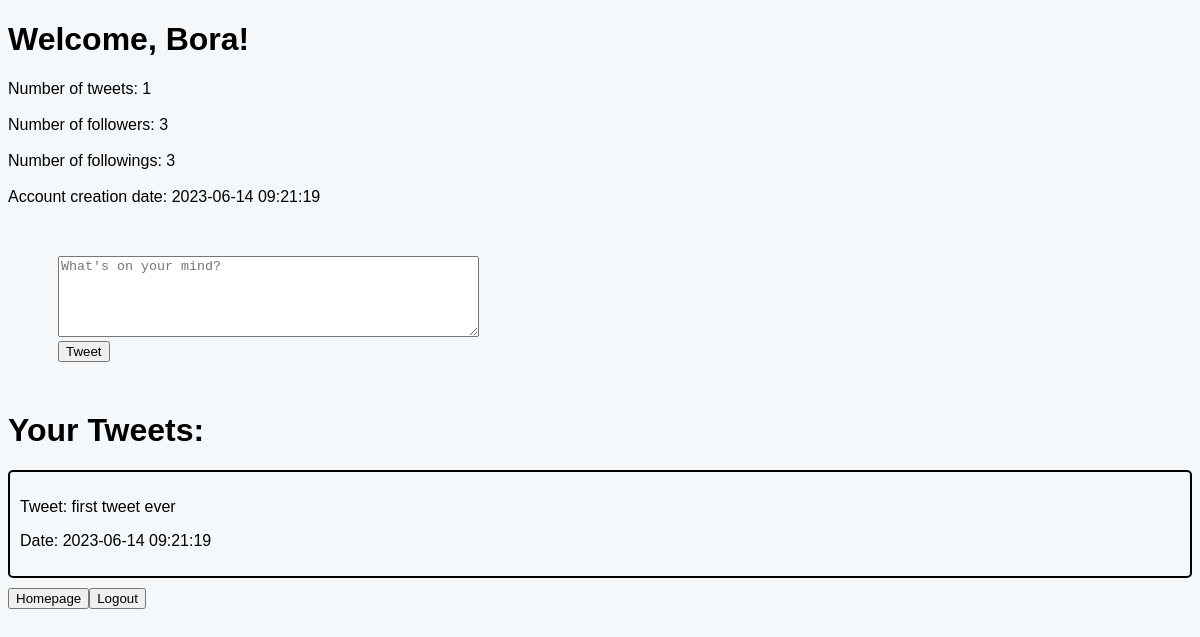
The app's page /profile.php (signed in) with its own data.
### tables this page shows
CREATE TABLE IF NOT EXISTS `users` (
    `user_id` int NOT NULL AUTO_INCREMENT,
    `name` varchar(50) NOT NULL,
    `username` varchar(50) NOT NULL,
    `password` varchar(50) NOT NULL,
    `register_date` datetime NOT NULL,
    PRIMARY KEY(`user_id`)
);

CREATE TABLE IF NOT EXISTS `tweets` (
    `tweet_id` int NOT NULL AUTO_INCREMENT,
    `tweet_text` varchar(50) NOT NULL,
    `tweet_user_id` int NOT NULL,
    `tweet_date` datetime NOT NULL,
    PRIMARY KEY(`tweet_id`)
);

### profile.php (the view, shortened to what this page needs)
<!DOCTYPE html>
<html>
<head>
    <link rel="stylesheet" href="css/profile.css" />
    <link href="https://fonts.cdnfonts.com/css/chirp-2" rel="stylesheet">
</head>
<?php
    if (isset($_SESSION["username"])) {
        $SessionUserID = $_SESSION["user_id"];
    } else {
        echo "User not logged in.";
    }
?>
<body>
    <h1>Welcome, <?php echo $_SESSION["name"]?>!</h1>
<?php
    $servername = "localhost";
    $dbusername = "root";
    $password = "mysql";
    $dbname = "tw_clone";
    $conn = mysqli_connect($servername, $dbusername, $password, $dbname);
    function getTweetNum($userId, $conn) {
        $query = "SELECT COUNT(*) as tweet_count FROM tweets WHERE tweet_user_id = ?";
        $stmt = mysqli_prepare($conn, $query);
        mysqli_stmt_bind_param($stmt, "i", $userId);
        mysqli_stmt_execute($stmt);
        $result = mysqli_stmt_get_result($stmt);
        if ($result && mysqli_num_rows($result) > 0) {
            $row = mysqli_fetch_assoc($result);
            return $row['tweet_count'];
        }
        return 0;
    }
    function getFollowerNum($userId, $conn) {
        $query = "SELECT COUNT(*) as follower_count FROM follows WHERE following_id = ?";
        $stmt = mysqli_prepare($conn, $query);
        mysqli_stmt_bind_param($stmt, "i", $userId);
        mysqli_stmt_execute($stmt);
        $result = mysqli_stmt_get_result($stmt);
        if ($result && mysqli_num_rows($result) > 0) {
            $row = mysqli_fetch_assoc($result);
            return $row['follower_count'];
        }
        return 0;
    }
    function getFollowingNum($userId, $conn) {
        $query = "SELECT COUNT(*) as following_count FROM follows WHERE follower_id = ?";
        $stmt = mysqli_prepare($conn, $query);
        mysqli_stmt_bind_param($stmt, "i", $userId);
        mysqli_stmt_execute($stmt);
        $result = mysqli_stmt_get_result($stmt);
        if ($result && mysqli_num_rows($result) > 0) {
            $row = mysqli_fetch_assoc($result);
            return $row['following_count'];
        }
        return 0;
    }
    function getAccountCreationDate($userId, $connection) {
        $query = "SELECT register_date FROM users WHERE user_id = ?";
        $stmt = mysqli_prepare($connection, $query);
        mysqli_stmt_bind_param($stmt, "i", $userId);
        mysqli_stmt_execute($stmt);
        $result = mysqli_stmt_get_result($stmt);
        if ($result && mysqli_num_rows($result) > 0) {
            $row = mysqli_fetch_assoc($result);
            return $row['register_date'];
        }
        return null;
    }
    $tweetCount = getTweetNum($SessionUserID, $conn);
    $followerCount = getFollowerNum($SessionUserID, $conn);
    $followingCount = getFollowingNum($SessionUserID, $conn);
    $accountCreationDate = getAccountCreationDate($SessionUserID, $conn);
    echo '<div class="information-box">';
    echo "Number of tweets: " . $tweetCount . "<br>";
    echo "<br>";
    echo "Number of followers: " . $followerCount . "<br>";
    echo "<br>";
    echo "Number of followings: " . $followingCount . "<br>";
    echo "<br>";
    echo "Account creation date: " . $accountCreationDate . "<br>";
    echo '</div>';
?>
    <div class="tweet-box">
        <form method="post" action="tweet.php">
            <textarea name="tweet" rows="5" cols="50" maxlength="140" placeholder="What's on your mind?"></textarea>
            <input type="submit" value="Tweet" />
        </form>
    </div>
    <h1>Your Tweets:</h1>
<?php
    $servername = "localhost";
    $dbusername = "root";
    $password = "mysql";
    $dbname = "tw_clone";
    $conn = mysqli_connect($servername, $dbusername, $password, $dbname);
    $userId = $_SESSION["user_id"];
    $stmt = mysqli_prepare($conn, "CALL GetUserTweets(?)");
    mysqli_stmt_bind_param($stmt, "i", $userId);
    mysqli_stmt_execute($stmt);
    $result = mysqli_stmt_get_result($stmt);
    while ($row = mysqli_fetch_assoc($result)) {
        $tweetText = $row["tweet_text"];
        $tweetDate = $row["tweet_date"];
        echo '<div class="individual-tweet">';
        echo '<p>Tweet: ' . $tweetText . '</p>';
        echo '<p>Date: ' . $tweetDate . '</p>';
        echo '</div>';
    }
?>
    <footer>
        <div class="profile-btn">
            <form method="get" action="homepage.php">
                <input type="submit" value="Homepage" />
            </form>
        </div>
        <div class="logout-btn">
            <form method="get" action="logout.php">
                <input type="submit" value="Logout" />
            </form>
        </div>
    </footer>
</body>
</html>

### css/profile.css (style rules this page uses)
html { background-color: #F5F8FA; font-family: 'Chirp', sans-serif; }
footer,footer div { display: flex; justify-content: flex-start; flex-direction: row; flex-wrap: nowrap; align-content: center; }
.tweet-box { padding-top: 25px; padding-bottom: 25px; padding-left: 25px; margin-top: 25px; margin-bottom: 25px; margin-left: 25px; width: 25rem; }
.individual-tweet { border: 2px solid #000; padding: 10px; margin-bottom: 10px; border-radius: 5px; border-color: #000; width: auto; }

### records on screen
users: register_date "2023-06-14 09:21:19"
tweets: tweet_text "first tweet ever", tweet_date "2023-06-14 09:21:19"

### other values on screen
$_SESSION["name"] "Bora"
$tweetCount "1"
$followerCount "3"
$followingCount "3"
